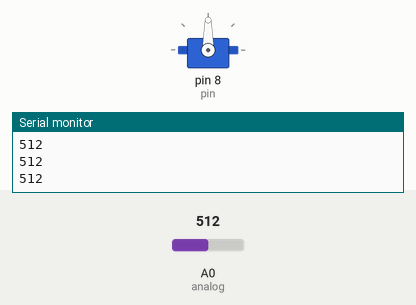
The sketch below on a simulated Arduino Uno, built with avr-gcc and run on an emulated ATmega328P. On the bench: servo, the last lines printed to the serial monitor. The test bench sets the inputs (shaded band); at power-on: A0 (analog) = 512.

Above: at 1.2 s.
1.3 s: A0 (analog) set to 306
At 2.0 s:
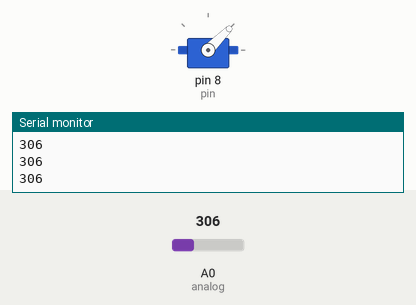
3.1 s: A0 (analog) set to 246
At 4.6 s:
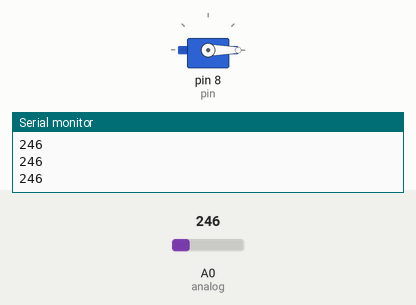
4.9 s: A0 (analog) set to 778
At 6.2 s:
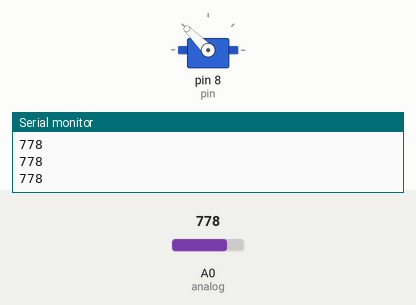
6.7 s: A0 (analog) set to 1020
At 7.6 s:
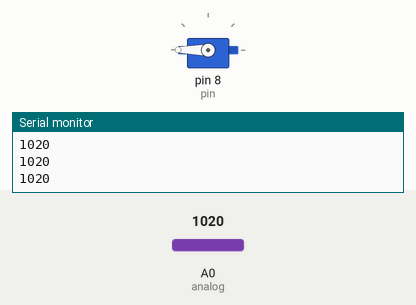
8.5 s: A0 (analog) set to 1000
At 9.1 s:
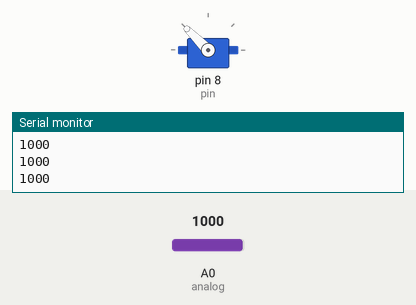
10.3 s: A0 (analog) set to 1023
At 11.8 s:
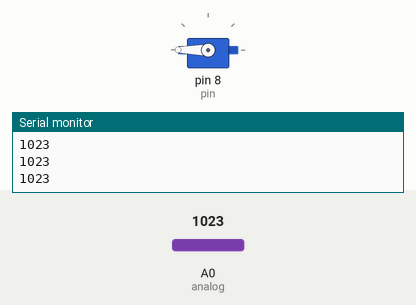
Timing chart, 0 to 13.1 s (numbered marks = the images above; inputs shaded):
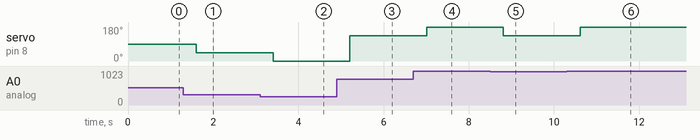

Measured:
- after the input at 1.3 s, servo on pin 8 (pin): 90° → 45° after 0.30 s
- after the input at 3.1 s, servo on pin 8 (pin): 45° → 0° after 0.31 s
- after the input at 4.9 s, servo on pin 8 (pin): 0° → 135° after 0.31 s
- after the input at 6.7 s, servo on pin 8 (pin): 135° → 180° after 0.31 s
- after the input at 8.5 s, servo on pin 8 (pin): 180° → 135° after 0.31 s
- after the input at 10.3 s, servo on pin 8 (pin): 135° → 180° after 0.32 s

The sketch:

servo-potentiometre.ino
```cpp
//controle servomoteur par potentiometre

#include<Servo.h>

Servo pin;
#define analog     A0    //pin analogique lisant le potentiometre
long valeur;

void setup() {

Serial.begin(9600);
pin.attach(8);      //pin commandant le servo

}

void loop() {

  valeur = analogRead(analog);     //lecture tension
  Serial.println(valeur);
  delay(200);

if (valeur<256 && valeur>0)      //position du moteur en fonction de la tension lue
{
  pin.write(0);
}

if (valeur<512 && valeur>256)
{
  pin.write(45);
}

if (valeur<768 && valeur>512)
{
  pin.write(90);
}

if (valeur>768 && valeur<1010)
{
  pin.write(135);
}

if (valeur>1010)
{
  pin.write(190);
}

}
```
